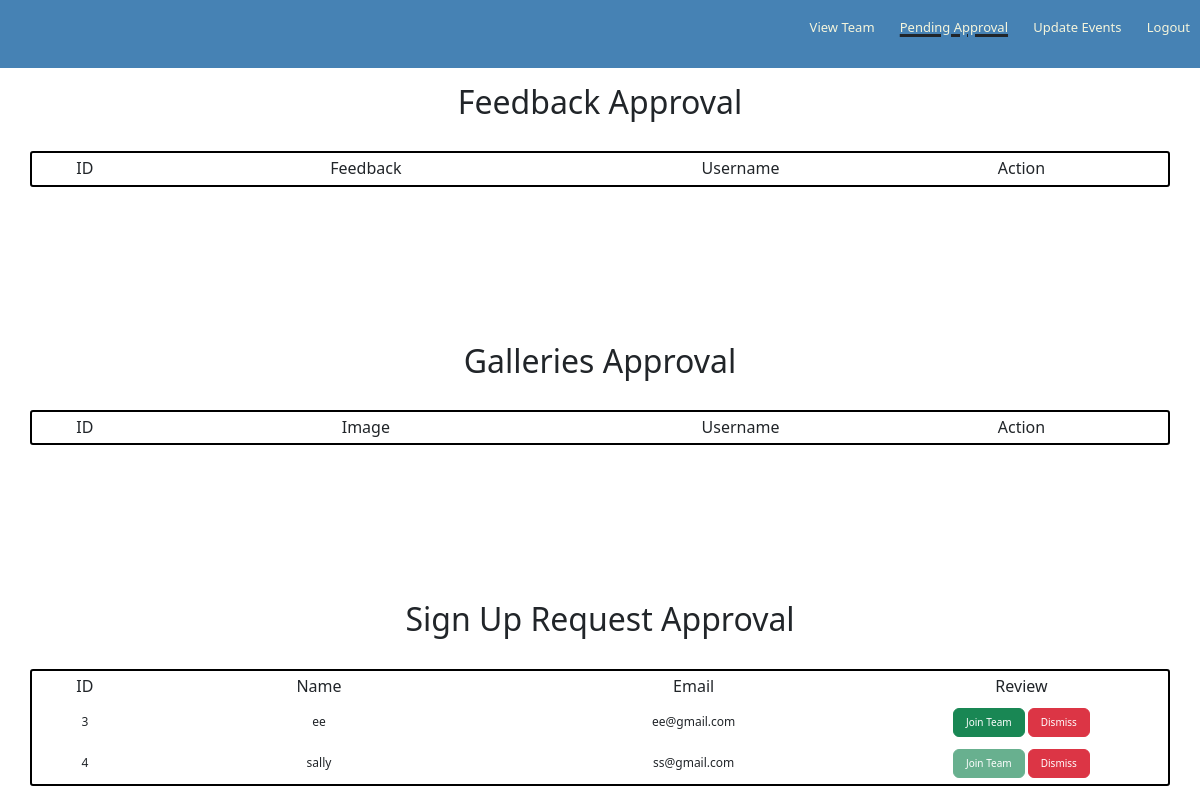
The app's page /approval, older data.
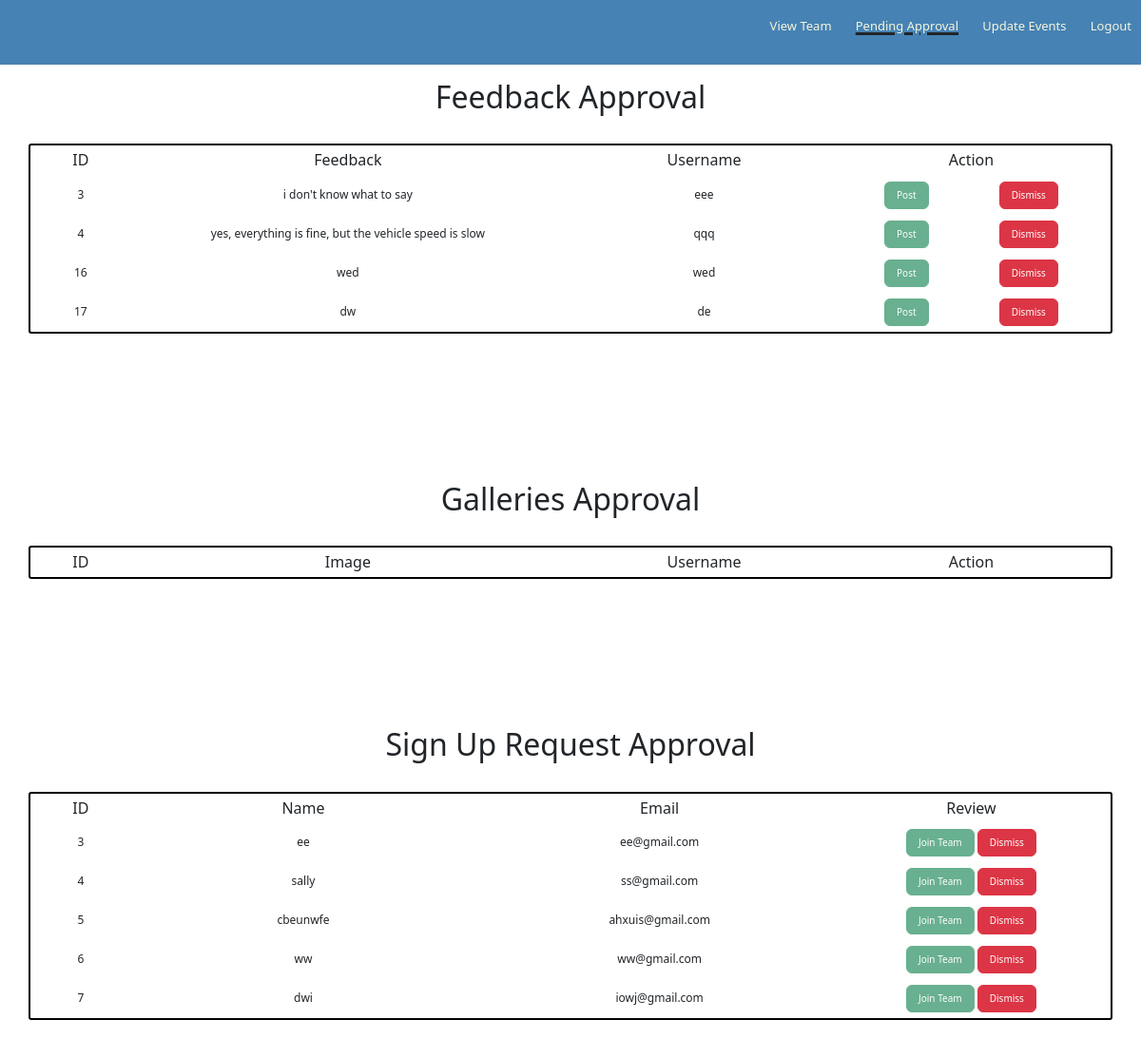
The same page, newer data.
### app/models.py (models this page shows, shortened)
class Jointeam(db.Model):
    id = db.Column(db.Integer, primary_key=True)
    email = db.Column(db.String(128), index=True, unique=True)
    name = db.Column(db.String(128))
    approved = db.Column(db.Boolean)

class Feedback(db.Model):
    id = db.Column(db.Integer, primary_key=True)
    feedback = db.Column(db.String(255))
    name = db.Column(db.String(128))
    approved = db.Column(db.Boolean)

### app/routes.py (the view)
@app.route('/approval', methods=['GET', 'POST'])
def approval():
    requests = Jointeam.query.all()
    feedbacks = Feedback.query.all()
    return render_template("approval.html", approval=True, requests=requests, feedbacks=feedbacks)

### app/templates/approval.html (shortened to what this page needs)
{% extends "adminbase.html" %}
{% block content %}
<link rel = 'stylesheet' href = '../static/css/approval.css'>
<h2 class="pagetitle">Feedback Approval</h2>
<div class="container-holder">
    <div class="container-fluid text-center" id="feedbackcontainer">
        <div class="row">
            <div class="col-1 d-flex text-center">
                <h6 style="margin:auto">ID</h6>
            </div>
            <div class="col-5 d-flex text-center">
                <h6 style="margin:auto">Feedback</h6>
            </div>
            <div class="col-3 d-flex text-center">
                <h6 style="margin:auto">Username</h6>
            </div>
            <div class="col-3 d-flex text-center">
                <h6 style="margin:auto">Action</h6>
            </div>
        </div>
        {% for feedback in feedbacks %}
        <div id={{feedback.id}} class="row">
            <div class="col-1 d-flex">
                <p style="margin:auto;">{{feedback.id}}</p>
            </div>
            <div class="col-5 d-flex">
                <p style="margin:auto;">{{feedback.feedback}}</p>
            </div>
            <div class="col-3 d-flex">
                <p style="margin:auto;">{{feedback.name}}</p>
            </div>
            <div class="col-3 d-flex">
                <p class="approveBtn" style="margin:auto">
                    {% if feedback.approved %}
                    <button class="btn btn-success" style="font-size:10px" disabled aria-disabled="true">Post</button>
                    {% else %}
                    <button class="btn btn-success" style="display: inline; font-size:10px" onclick="approveFeedback('{{feedback.id}}')">Post</button>
                    {% endif %}
                </p>
                <p style="margin:auto">
                    <button class="btn btn-danger" style="font-size:10px" onclick="dismissFeedback('{{feedback.id}}')">Dismiss</button>
                </p>
            </div>
        </div>
        {% endfor %}
    </div>
</div>
<br><br><br><br><br>
<h2 class="pagetitle">Galleries Approval</h2>
<div class="container-holder">
    <div class="container-fluid text-center" id="galleriescontainer">
        <div class="row">
            <div class="col-1 d-flex text-center">
                <h6 style="margin:auto">ID</h6>
            </div>
            <div class="col-5 d-flex text-center">
                <h6 style="margin:auto">Image</h6>
            </div>
            <div class="col-3 d-flex text-center">
                <h6 style="margin:auto">Username</h6>
            </div>
            <div class="col-3 d-flex text-center">
                <h6 style="margin:auto">Action</h6>
            </div>
        </div>
    </div>
</div>
<br><br><br><br><br>
<h2 class="pagetitle">Sign Up Request Approval</h2>
<div class="container-holder">
    <div class="container-fluid text-center" id="signupcontainer">
        <div class="row">
            <div class="col-1 d-flex text-center">
                <h6 style="margin:auto">ID</h6>
            </div>
            <div class="col-4 d-flex text-center">
                <h6 style="margin:auto">Name</h6>
            </div>
            <div class="col-4 d-flex text-center">
                <h6 style="margin:auto">Email</h6>
            </div>
            <div class="col-3 d-flex text-center">
                <h6 style="margin:auto">Review</h6>
            </div>
        </div>
        {% for request in requests %}
        <div id={{request.id}} class="row">
            <div class="col-1 d-flex">
                <p style="margin:auto;">{{request.id}}</p>
            </div>
            <div class="col-4 d-flex">
                <p style="margin:auto;">{{request.name}}</p>
            </div>
            <div class="col-4 d-flex">
                <p style="margin:auto;">{{request.email}}</p>
            </div>
            <div class="col-3 d-flex">
                <p style="margin:auto">
                    {% if request.approved %}
                    <button disabled aria-disabled="true" style="font-size:10px" class="btn btn-success">Join Team</button>
                    {% else %}
                    <button class="btn btn-success" style="display: inline; font-size:10px" onclick="approveRequest('{{request.id}}')">Join Team</button>
                    {% endif %}
                    <button class="btn btn-danger" style="font-size:10px" onclick="dismissRequest('{{request.id}}')">Dismiss</button>
                </p>
            </div>
        </div>
        {% endfor %}
    </div>
</div>
{% endblock %}

### app/templates/adminbase.html (shortened to what this page needs)
<!DOCTYPE HTML>
<html lang="en">
    <head>
        <link rel = 'stylesheet' href = '../static/css/base.css'>
        <link rel = 'stylesheet' href = '../static/css/adminlogin.css'>
        <link rel="stylesheet" href="https://stackpath.bootstrapcdn.com/font-awesome/4.7.0/css/font-awesome.min.css">
        <link href="https://cdn.jsdelivr.net/npm/bootstrap@5.2.0/dist/css/bootstrap.min.css" rel="stylesheet"
>
    </head>
    <body>
        {% block navbar %}
            <div class="nav-links" id="nav-links">
                <ul>
                    {% if viewteam is defined %}
                    <li class="navbar active"><a href="{{ url_for('viewteam') }}">View Team</a></li>
                    {% else %}
                    <li class="navbar"><a href="{{ url_for('viewteam') }}">View Team</a></li>
                    {% endif %}
                    {% if approval is defined %}
                    <li class="navbar active"><a href="{{ url_for('approval') }}">Pending Approval</a></li>
                    {% else %}
                    <li class="navbar"><a href="{{ url_for('approval') }}">Pending Approval</a></li>
                    {% endif %}
                    {% if upevent is defined %}
                    <li class="navbar active"><a href="{{ url_for('updateevents') }}">Update Events</a></li>
                    {% else %}
                    <li class="navbar"><a href="{{ url_for('updateevents') }}">Update Events</a></li>
                    {% endif %}
                    <li class="navbar"><a href="{{ url_for('logout') }}">Logout</a></li>
                </ul>
            </div>
        {% endblock %}
        {% block content %}{% endblock %}
    </body>
</html>

### app/static/css/base.css (style rules this page uses)
body { margin:0; padding:0; font-family: 'Noto Serif', serif; }
.nav-links { font-size: 20px; background-color: steelblue; text-align: right; top: 0; width: 100%; overflow: hidden; }
.nav-links ul li.active { text-decoration-line: underline; text-decoration-thickness: 3px; }
.nav-links ul { list-style: none; }
.nav-links ul li { list-style: none; display: inline-block; padding: 10px 10px; position: relative; }
.nav-links ul li a { text-align: center; color: beige; font-size: 13px; text-decoration: none; }
.nav-links ul li::after { content: ''; width: 0%; height: 2px; background-color: lightsteelblue; display: block; margin: auto; transition: 0.5s; }
.row { margin-top: 5%; display: flex; justify-content: space-between; }

### app/static/css/adminlogin.css (style rules this page uses)
body { font-family: 'Noto Serif', serif; font-size: 12px; }
.pagetitle { text-align: center; margin-top: 15px; margin-bottom: 30px; }
.container-holder { padding-left: 30px; padding-right: 30px; padding-bottom: 20px; }
.container-fluid { border-color: black; border-width: 2px; border-style: solid; border-radius: 3px; }
.row { font-size: 12px; padding: 6px; }

### app/static/css/approval.css (style rules this page uses)
.pagetitle { text-align: center; margin-top: 15px; margin-bottom: 30px; }
.container-holder { padding-left: 30px; padding-right: 30px; }
.container-fluid { border-color: black; border-width: 2px; border-style: solid; border-radius: 3px; }
.row { font-size: 12px; padding: 6px; }

Row changes from the older to the newer data that the page shows:
added Feedback: id "3", feedback "i don't know what to say", name "eee", approved "Post"
added Feedback: id "4", feedback "yes, everything is fine, but the vehicle speed is slow", name "qqq", approved "Post"
added Feedback: id "16", feedback "wed", name "wed", approved "Post"
added Feedback: id "17", feedback "dw", name "de", approved "Post"
changed Jointeam "ee": approved False → True (drawn)
added Jointeam: id "5", name "cbeunwfe", email "ahxuis@gmail.com", approved "Join Team"
added Jointeam: id "6", name "ww", email "ww@gmail.com", approved "Join Team"
added Jointeam: id "7", name "dwi", email "iowj@gmail.com", approved "Join Team"
